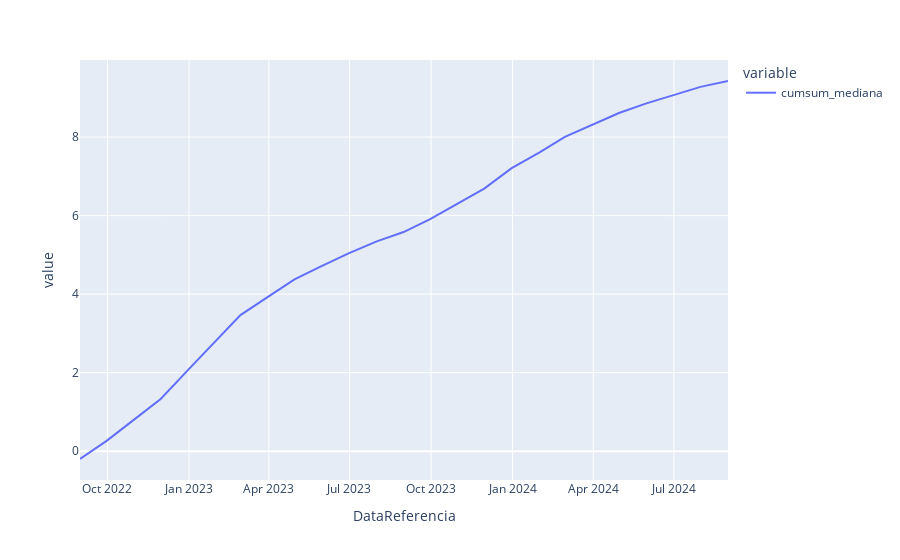

Here is the notebook cell this chart was saved with:
### Code cell
# Gráfico iterativo utilizando o plotly
fig=px.line(df_ipca_ultima,x=df_ipca_ultima.index,y=['cumsum_mediana'])
# Gerando arquivo com o resultado
# plotly.offline.plot(fig, show_link = True,filename=f'./output/tx_desocupacao_forcast.html')
fig.show()

### Figure 1 — Plotly figure (JSON) as saved in the notebook; plotly's stock layout.template omitted (floating-point values rounded to 4 significant figures)
{"data": [{"hovertemplate": "variable=cumsum_mediana<br>DataReferencia=%{x}<br>value=%{y}<extra></extra>", "legendgroup": "cumsum_mediana", "line": {"color": "#636efa", "dash": "solid"}, "marker": {"symbol": "circle"}, "mode": "lines", "name": "cumsum_mediana", "orientation": "v", "showlegend": true, "type": "scatter", "x": ["2022-08-31", "2022-09-30", "2022-10-31", "2022-11-30", "2022-12-31", "2023-01-31", "2023-02-28", "2023-03-31", "2023-04-30", "2023-05-31", "2023-06-30", "2023-07-31", "2023-08-31", "2023-09-30", "2023-10-31", "2023-11-30", "2023-12-31", "2024-01-31", "2024-02-29", "2024-03-31", "2024-04-30", "2024-05-31", "2024-06-30", "2024-07-31", "2024-08-31"], "xaxis": "x", "y": [-0.197, 0.2655, 0.8058, 1.331, 2.072, 2.799, 3.467, 3.932, 4.377, 4.72, 5.037, 5.337, 5.582, 5.912, 6.307, 6.687, 7.207, 7.605, 8.005, 8.305, 8.612, 8.857, 9.067, 9.277, 9.427], "yaxis": "y"}], "layout": {"legend": {"title": {"text": "variable"}, "tracegroupgap": 0}, "margin": {"t": 60}, "xaxis": {"anchor": "y", "domain": [0, 1], "title": {"text": "DataReferencia"}}, "yaxis": {"anchor": "x", "domain": [0, 1], "title": {"text": "value"}}}}
